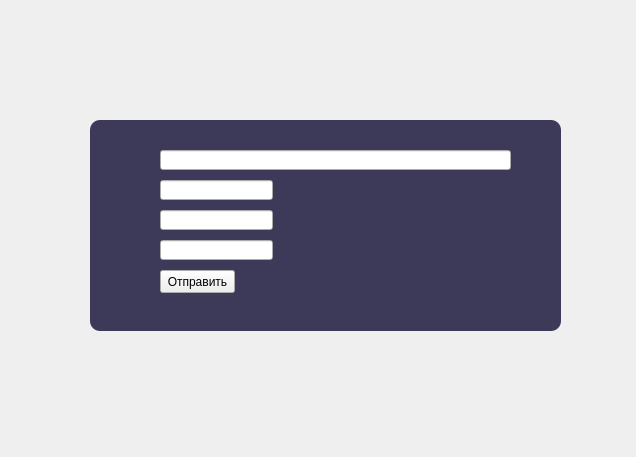
<?xml version="1.0" encoding="UTF-8"?>
<ui version="4.0">
 <class>Form</class>
 <widget class="QWidget" name="Form">
  <property name="geometry">
   <rect>
    <x>0</x>
    <y>0</y>
    <width>636</width>
    <height>457</height>
   </rect>
  </property>
  <property name="windowTitle">
   <string>Form</string>
  </property>
  <widget class="QFrame" name="frame">
   <property name="geometry">
    <rect>
     <x>90</x>
     <y>120</y>
     <width>471</width>
     <height>211</height>
    </rect>
   </property>
   <property name="styleSheet">
    <string notr="true">QFrame{
    border-radius: 10px;
	background-color: #3d3a59;
}</string>
   </property>
   <property name="frameShape">
    <enum>QFrame::StyledPanel</enum>
   </property>
   <property name="frameShadow">
    <enum>QFrame::Raised</enum>
   </property>
   <widget class="QLineEdit" name="name_line">
    <property name="geometry">
     <rect>
      <x>70</x>
      <y>30</y>
      <width>351</width>
      <height>20</height>
     </rect>
    </property>
   </widget>
   <widget class="QLineEdit" name="ip_line">
    <property name="geometry">
     <rect>
      <x>70</x>
      <y>60</y>
      <width>113</width>
      <height>20</height>
     </rect>
    </property>
   </widget>
   <widget class="QLineEdit" name="port_line">
    <property name="geometry">
     <rect>
      <x>70</x>
      <y>90</y>
      <width>113</width>
      <height>20</height>
     </rect>
    </property>
   </widget>
   <widget class="QLineEdit" name="server_password_line">
    <property name="geometry">
     <rect>
      <x>70</x>
      <y>120</y>
      <width>113</width>
      <height>20</height>
     </rect>
    </property>
   </widget>
   <widget class="QPushButton" name="push_data">
    <property name="geometry">
     <rect>
      <x>70</x>
      <y>150</y>
      <width>75</width>
      <height>23</height>
     </rect>
    </property>
    <property name="text">
     <string>Отправить</string>
    </property>
   </widget>
  </widget>
 </widget>
 <resources/>
 <connections/>
</ui>
